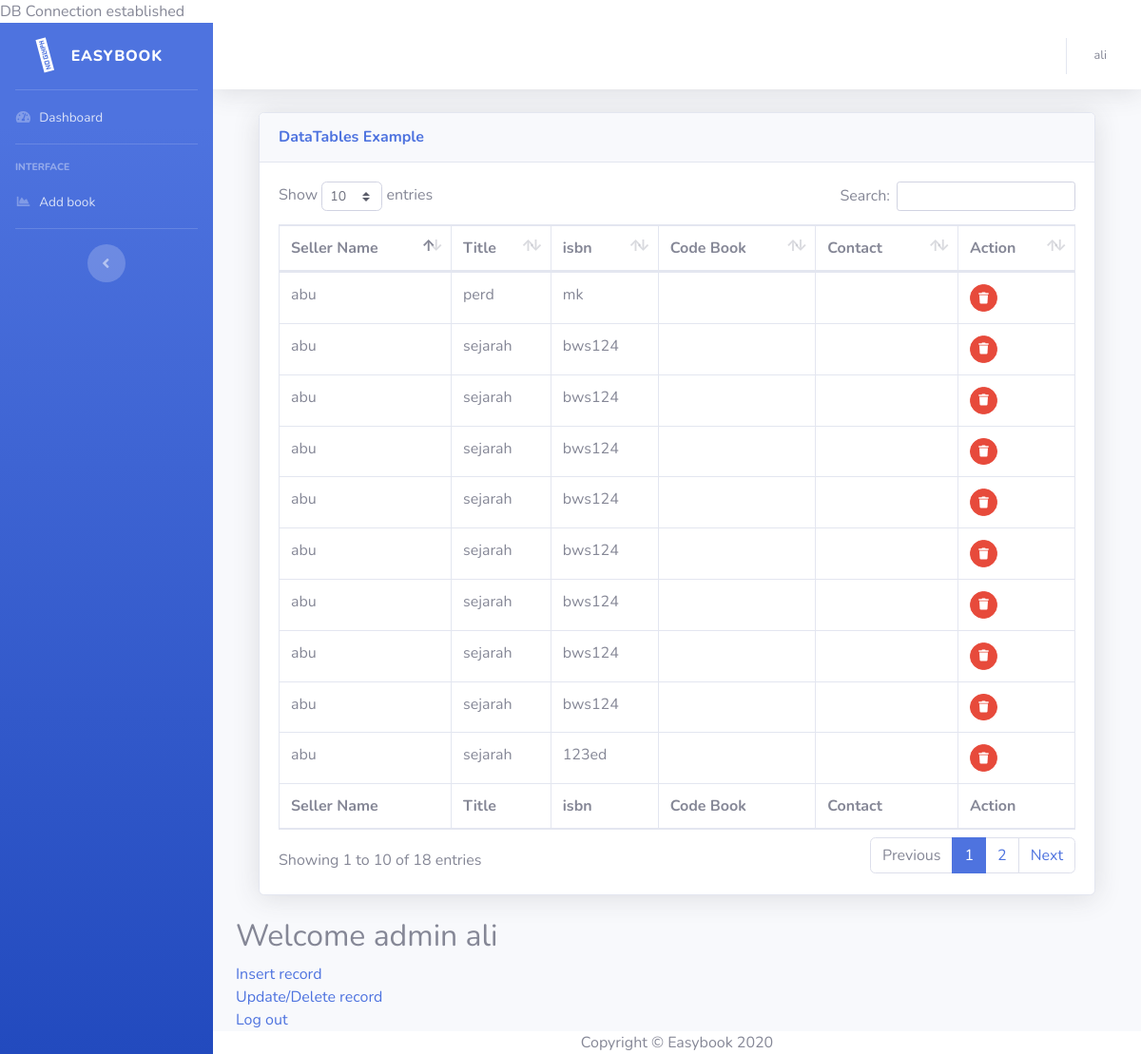
/dashadmin.php (signed in), run on the app's committed database.
### tables this page shows
CREATE TABLE IF NOT EXISTS `orderbook` (
  `idbook` int(11) NOT NULL AUTO_INCREMENT,
  `status` varchar(50) NOT NULL DEFAULT '0',
  `ownerid` int(11) NOT NULL DEFAULT '0',
  `price` varchar(50) DEFAULT NULL,
  `bookname` varchar(50) DEFAULT NULL,
  `bookcodesubject` varchar(50) DEFAULT NULL,
  `bookcover` varchar(225) DEFAULT NULL,
  PRIMARY KEY (`idbook`)
);

CREATE TABLE IF NOT EXISTS `user` (
  `id` int(11) NOT NULL AUTO_INCREMENT,
  `email` varchar(50) DEFAULT NULL,
  `username` varchar(100) DEFAULT NULL,
  `password` varchar(255) DEFAULT NULL,
  `accesslevel` varchar(50) DEFAULT NULL,
  `imagefile` varchar(50) DEFAULT NULL,
  `contact` varchar(50) DEFAULT NULL,
  PRIMARY KEY (`id`)
);

### dashadmin.php (the view, shortened to what this page needs)
<?php
require 'dbconnect.php';
$sql="SELECT o.*, u.* FROM orderbook as o
	join user as u
	on o.ownerid=u.id ";
	$rs=mysqli_query($conn,$sql);
include ("header.template.php");
?>
 <body>
        <div class="container-fluid">
          <div class="card shadow mb-4">
            <div class="card-header py-3">
              <h6 class="m-0 font-weight-bold text-primary">DataTables Example</h6>
            </div>
            <div class="card-body">
              <div class="table-responsive">
                <table class="table table-bordered" id="dataTable" width="100%" cellspacing="0">
                  <thead>
                    <tr>
                      <th>Seller Name</th>
                      <th>Title</th>
                      <th>isbn</th>
                      <th>Code Book</th>
                      <th>Contact</th>
                      <th>Action</th>
                    </tr>
                  </thead>
                  <tfoot>
                    <tr>
                      <th>Seller Name</th>
                      <th>Title</th>
                      <th>isbn</th>
                      <th>Code Book</th>
                      <th>Contact</th>
                      <th>Action</th>
                    </tr>
                 </tfoot>
                  <tbody>
                 <?php
					while ($rec=mysqli_fetch_array($rs)) {
					?>
                    <tr>
					 <td><?=$rec['username']?></td>
					 <td><?=$rec['bookname']?></td>
					 <td><?=$rec['bookcodesubject']?></td>
					 <td><?=$rec['isbn']?></td>
					 <td> <?=$rec['contact']?></td>
					  <td>
					  	<a href="#" class="btn btn-danger btn-circle btn-sm" data-toggle="modal"
                      data-target="#message<?=$rec['idbook']?>"> <i class="fas fa-trash"></i></a>
            </td>
          </tr>
                  <?php
              		}
              		?>
                  </tbody>
                </table>
              </div>
            </div>
          </div>
        </div>
 </body>
<h2>Welcome admin <?php echo $_SESSION['username'] ?></h2>
<a href="insertactivity.php">Insert record</a><br>
<a href="updateactivity.php">Update/Delete record</a><br>
<a href="logout.php">Log out</a><br>
<?php
include ("footer.template.php");

### data on the page
orderbook: user.username "abu", bookname "perd", bookcodesubject "mk"
orderbook: user.username "abu", bookname "sejarah", bookcodesubject "bws124"
orderbook: user.username "abu", bookname "sejarah", bookcodesubject "bws124"
orderbook: user.username "abu", bookname "sejarah", bookcodesubject "bws124"
orderbook: user.username "abu", bookname "sejarah", bookcodesubject "bws124"
orderbook: user.username "abu", bookname "sejarah", bookcodesubject "bws124"
orderbook: user.username "abu", bookname "sejarah", bookcodesubject "bws124"
orderbook: user.username "abu", bookname "sejarah", bookcodesubject "bws124"
orderbook: user.username "abu", bookname "sejarah", bookcodesubject "bws124"
orderbook: user.username "abu", bookname "sejarah", bookcodesubject "123ed"

### other printed values
$_SESSION['username'] "ali"
